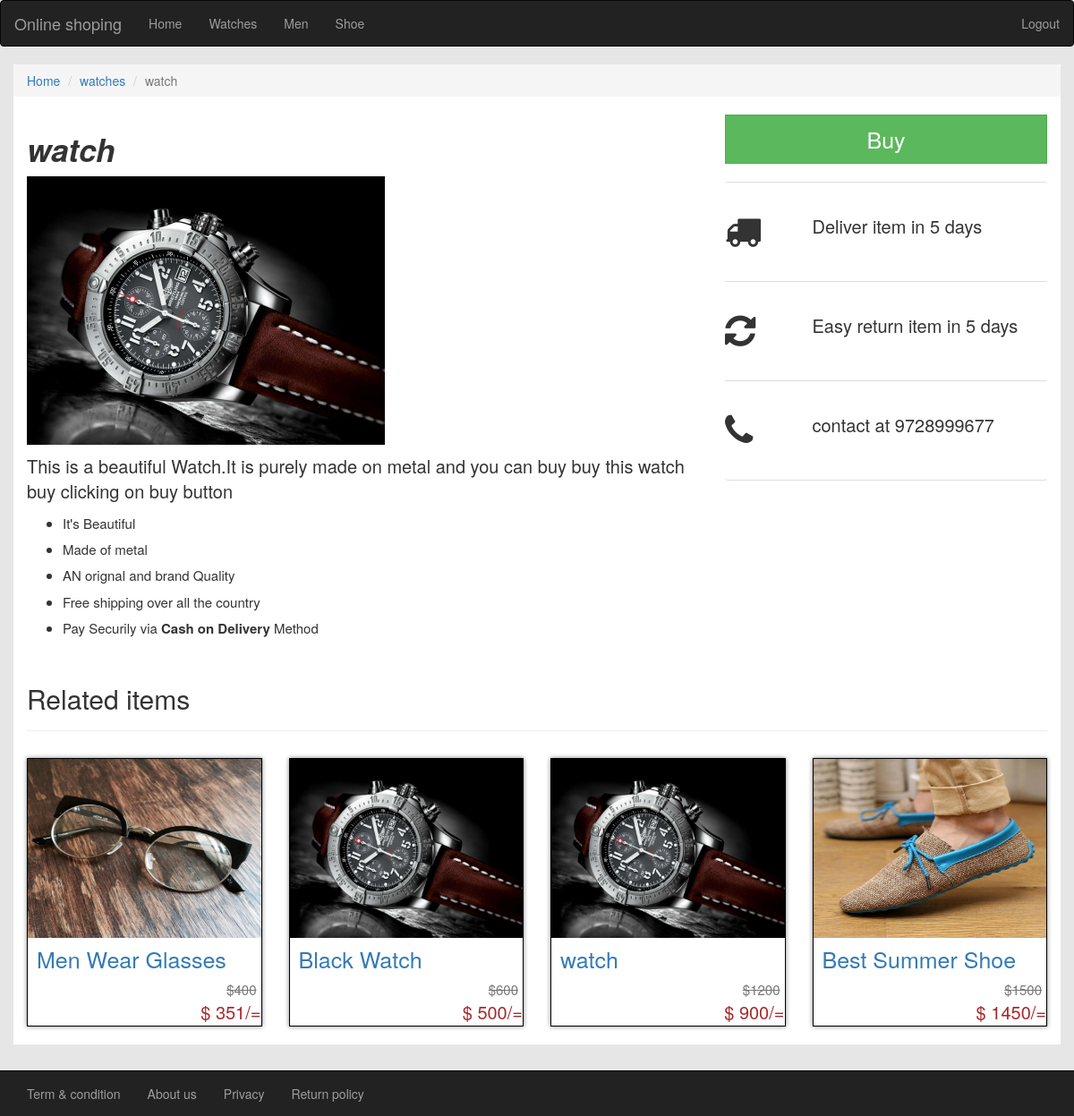
Page /item1.php?item_title=watch&item_id=5 on the committed database.
### tables this page shows
CREATE TABLE `items_cat` (
  `cat_id` int(11) NOT NULL,
  `cat_name` text NOT NULL,
  `cat_slug` text NOT NULL
);

CREATE TABLE `items` (
  `item_id` int(11) NOT NULL,
  `item_image` text NOT NULL,
  `item_title` text NOT NULL,
  `item_description` text NOT NULL,
  `item_cat` text NOT NULL,
  `item_qty` int(11) NOT NULL,
  `item_cost` int(11) NOT NULL,
  `item_price` int(11) NOT NULL,
  `item_discount` int(11) NOT NULL,
  `item_delivery` int(11) NOT NULL
);

### item1.php (the view, shortened to what this page needs)
<?php include "includes/db.php"; ?>
<html>
<head>
	<link rel="stylesheet" href="css/bootstrap.css">
	<link rel="stylesheet" href="css/sheet.css">
    <link rel="stylesheet" href="css/font-awesome.css">
</head>
<body >
	<?php include 'includes/header1.php'?>
	<div class="container">
	<div class="row">
	<ol class="breadcrumb">
		<li><a href= "project1.php">Home</a></li>
		<?php
			if(isset($_GET['item_id'])){
			$sql="SELECT * FROM items WHERE item_id='$_GET[item_id]'";
		    $run=mysqli_query($conn,$sql);
		    while($rows=mysqli_fetch_assoc($run)){
				$item_cat=ucwords($rows['item_cat']);
				$item_id=$rows['item_id'];
			echo"
			<li><a href= 'category.php?category=$item_cat'>$rows[item_cat]</a></li>
		    <li class='active'>$rows[item_title]</li>
			";
		?>
		</ol>
		</div>
		<div class="row">
		<?php
			echo "
		<div class='col-md-8'>
		<h3 class='pp-title'>$rows[item_title]</h3>
		<img src='$rows[item_image]' class='img-responsive' alt=''width='400px' height='300px'>
		<h4 class='pp-description'></h4>
         <div class='pp-des-detail'>$rows[item_description]</div>
      </div>
			";
		}
		}
		?>
	<aside class="col-md-4">
<a href="buy1.php?chk_item_id=<?php echo $item_id ; ?>" class="btn btn-success btn-lg btn-block">Buy</a>
<br>
<ul class="list-group">
<li class="list-group-item">
<div class="row">
<div class="col-md-3"><i class="fa fa-truck fa-2x"></i></div>
<div class="col-md-9">Deliver item in 5 days</div>
</div>
</li>
<li class="list-group-item">
<div class="row">
<div class="col-md-3"><i class="fa fa-refresh fa-2x"></i></div>
<div class="col-md-9">Easy return item in 5 days</div>
</div>
</li>
<li class="list-group-item">
<div class="row">
<div class="col-md-3"><i class="fa fa-phone fa-2x"></i></div>
<div class="col-md-9">contact at 9728999677</div>
</div>
</li>
</ul>
</aside>
</div>
<div class="page-header">
<h2>Related items</h2>
</div>
<section class="row">
<?php
$rel_sql="SELECT * FROM items ORDER BY rand() LIMIT 4";
$rel_run=mysqli_query($conn,$rel_sql);
while($rel_rows = mysqli_fetch_assoc($rel_run))
{
	$item_title=str_replace(' ','-',$rel_rows['item_title']);
	$discounted_price=$rel_rows['item_price']-$rel_rows['item_discount'];
	echo "
	    <div class='col-md-3'>
          <div class='col-md-12 single-item nopadding'>
            <div class='top '><img src='$rel_rows[item_image]' class='img-responsive' alt=''></div>
            <div class='bottom'>
         <h3 class='item-title'><a href='item1.php?item_id=$rel_rows[item_id]&item_title=$item_title'>$rel_rows[item_title]</a></h3>
         <div class='pull-right cutted-price text-muted'><del>$$rel_rows[item_price]</del></div>
         <div class='clearfix'></div>
         <div class='pull-right discount-price'>$ $discounted_price/=</div>
		 </div>
        </div>
    </div>
	";
}
?>
</section>
	</div>
	 <br>
	 <br>
	 <br>
	 <br>
	<?php include 'includes/footer1.php'?>
</body>
</html>

### includes/header1.php
	<nav class="navbar navbar-inverse">
<div class="container-fluid">
<div class="navbar-header">
<a href="" class="navbar-brand">Online shoping</a>
</div>
<ul class="nav navbar-nav" >
<li><a href="project1.php">Home</a></li>
<?php
$cat_sql="SELECT * FROM items_cat";
$cat_run=mysqli_query($conn,$cat_sql);
while($cat_rows=mysqli_fetch_assoc($cat_run)){
	$cat_name=ucwords($cat_rows['cat_name']);
	if($cat_rows['cat_slug']=='')
	{
		$cat_slug=$cat_rows['cat_name'];
	}else
	{
		$cat_slug=$cat_rows['cat_slug'];
	}
	echo "
	<li><a href='category.php?category=$cat_slug'>$cat_name</a></li>
	";
}
?>
</ul>
<ul class="nav navbar-nav navbar-right">
<li><a href="#">Logout</a></li>
</ul>
</div>
</nav>

### css/sheet.css (style rules this page uses)
.nopadding { padding:0; }
body { background:#e6e6e6; }
.container { background:white; }
.single-item { margin-top: 10px; margin-bottom:20px; height:300px; border:solid 1px black; box-shadow:0 0 5px gray; }
.top { background:maroon; height:200px; }
.top img { width:100%; height:200px; }
.bottom { height:100px; }
.item-title { color:brown; font-size:25px; margin:0; padding:10px; }
.cutted-price { font-size:15px; margin-right:5px; }
.discount-price { font-size:20px; color:brown; }
.pp-title { font-size:35px; font-weight:bold; font-style:italic; }
.pp-des-detail p { font-size:20px; }
.pp-des-detail ul li { font-size:15px; margin-top:8px; }
.list-group .list-group-item { font-size:20px; border-left:0; border-right:0; padding:35px 0 35px 0; }
.btn { border-radius:0; }

### item1.php (style rules this page uses)
.btn { font-size:25px; border-radius:0; font-style:arial; }

### rows in the picture
items_cat: cat_name "Watches"
items_cat: cat_name "Men"
items_cat: cat_name "Shoe"
items: item_cat "watches", item_title "watch", item_image (picture), item_description "This is a beautiful Watch.It is purely made on metal and you can buy buy this watch buy clicking on buy button It's Beautiful Made of metal AN orignal and brand Quality Free shipping over all the country Pay Securily via Cash on Delivery Method"
items: item_image (picture), item_title "Men Wear Glasses", item_price "400", discounted_price "351"
items: item_image (picture), item_title "Black Watch", item_price "600", discounted_price "500"
items: item_image (picture), item_title "watch", item_price "1200", discounted_price "900"
items: item_image (picture), item_title "Best Summer Shoe", item_price "1500", discounted_price "1450"
